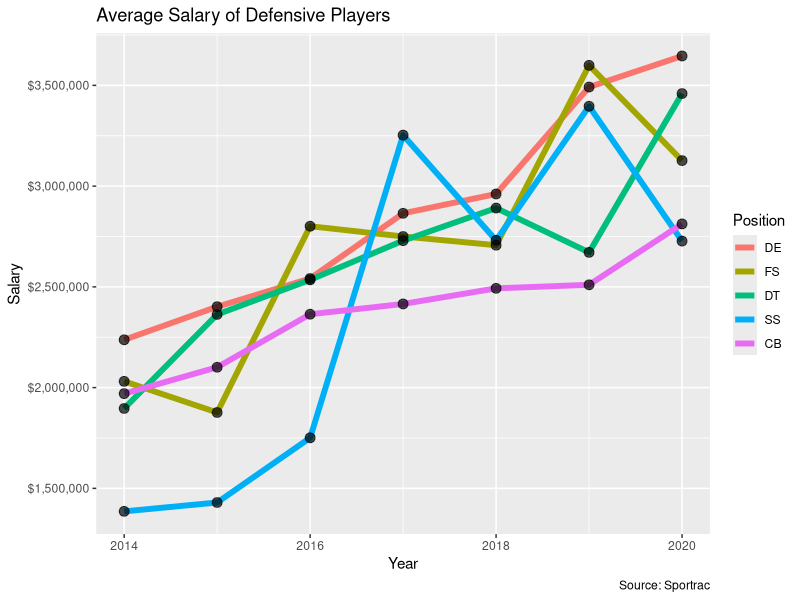

Write R code to recreate this figure.
library(readxl)
library(tidyverse)
library(scales)
NFL_Defense_plot <- read_excel("NFL3.xlsx")
NFL_Defense_plot
NFL_Defense_plot$Position = factor(NFL_Defense_plot$Position, levels = c("DE", "FS", "DT", "SS", "CB"))
NFL_Defense_plot <- NFL_Defense_plot |>
  ggplot(aes(x = Year, y = `Average Salary`, color = Position)) + 
  geom_line(size = 2) + geom_point(alpha = 0.7,size =3, color = "Black") +
  scale_y_continuous(labels=scales::dollar_format()) +
  labs(title = "Average Salary of Defensive Players",
       y = "Salary", fill = "Position",
       caption = "Source: Sportrac")

write_rds(NFL_Defense_plot, "NFL_Defense_plot.rds")
